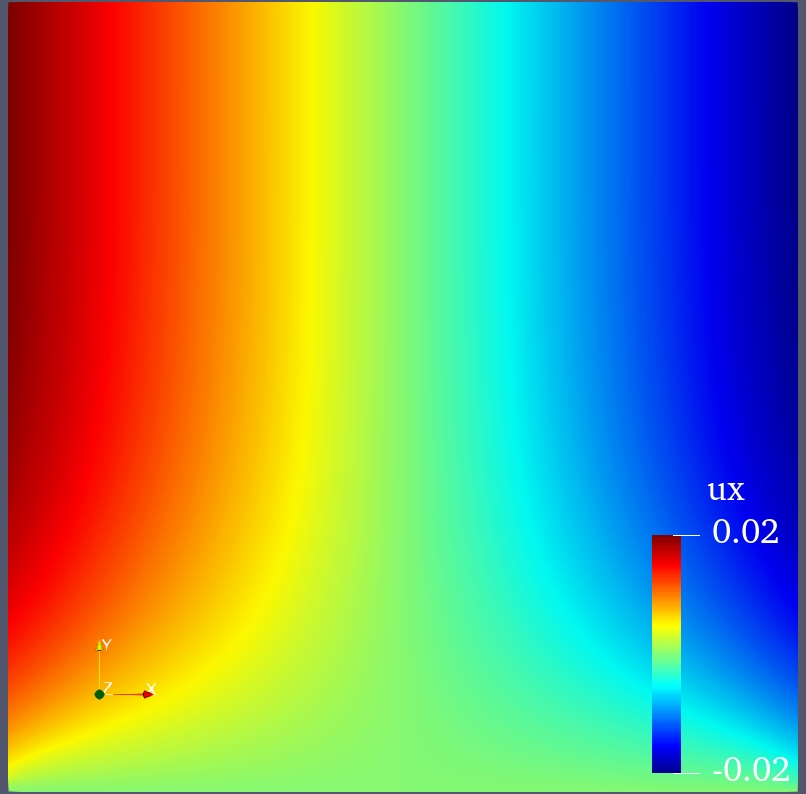
#> input picture examples/tutorial/step3-2d-ux.jpeg, 806 x 794 px
$ python Jpg2Geo.py ../tutorial/step3-2d-ux.jpeg
#> lines starting #> are read from the running program, lines starting #| are printed output that depends on the picture; long printed decimals are rounded
#!/usr/bin/env python3
'''
This script can read a 2D image and convert it into geo file
@Author: Yang Bai
@Date  : 2021.08.29
@Usage : Image2Mesh.py mypic.jpg -range 1.0 2.0
'''
import matplotlib.pyplot as plt
from scipy.interpolate import interpolate
import numpy as np
import sys

minval=250;maxval=256

Dx=0.1;Dy=0.1  # pixel size <----> mesh size

imgname=sys.argv[1]
print('************ start to read image ...')


iInd=0
for args in sys.argv:
    iInd+=1
    if '-range' in args:
        break
if len(sys.argv)>=iInd+2:
    if '-range' in sys.argv[iInd-1]:
        minval=float(sys.argv[iInd+1-1])
        maxval=float(sys.argv[iInd+2-1])

iInd=0
for args in sys.argv:
    iInd+=1
    if '-dx' in args:
        break
if len(sys.argv)>=iInd+1:
    if '-dx' in sys.argv[iInd-1]:
        Dx=float(sys.argv[iInd+1-1])
        Dy=Dx

img=plt.imread(imgname)
#> img is the input picture: shape (794, 806, 3); mean R, G, B 123.8, 149.5, 112.7
print('*** image file is:%s'%(imgname))
print('*** threashhold value is: [%f,%f]'%(minval,maxval))
print('*** mesh size=%f'%(Dx))

def rgb2gray(rgb):
    return np.dot(rgb[...,:3], [0.299, 0.587, 0.144])
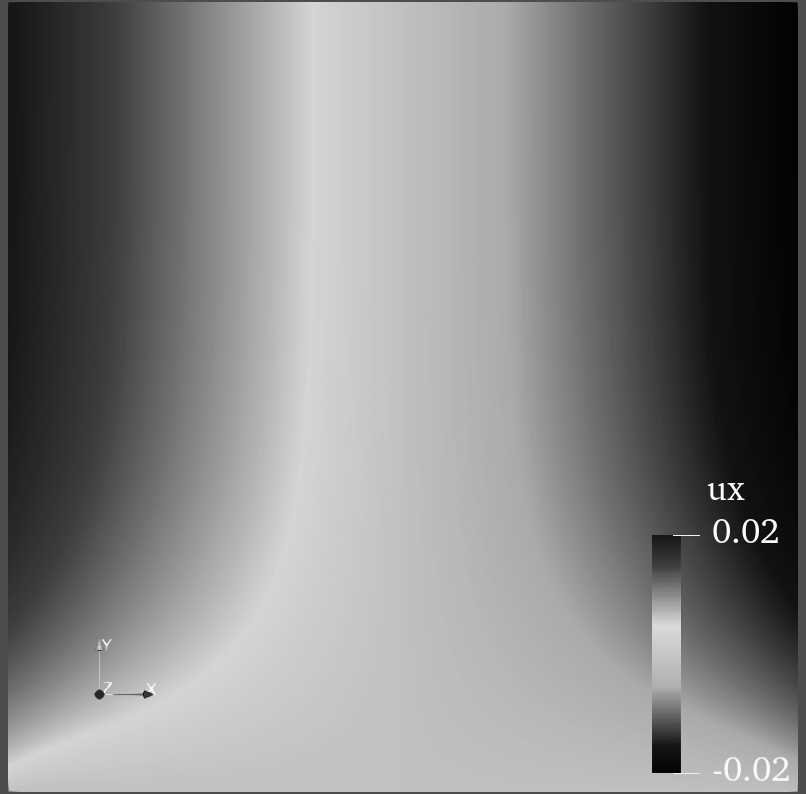
#> returned value: shape (794, 806) float64; min 17.02, max 261.2, mean 141; drawn with min black and max white

grayimg=rgb2gray(img)
print('*** image resolution=',np.shape(grayimg))
#| *** image resolution= (794, 806)

Nx=np.shape(grayimg)[0];Ny=np.shape(img)[1]
#> after `Nx = np.shape(grayimg)[0]`: Nx = 794
#> after `Ny = np.shape(img)[1]`: Ny = 806

gray1d=grayimg.ravel()
print('*** nx=%g,ny=%g'%(Nx,Ny))
#| *** nx=794,ny=806
print('*** image size=(%f,%f)'%((Ny+1)*Dx,(Nx+1)*Dy))
#| *** image size=(80.700,79.500)

Theta=-180.0/180.0*np.pi

X=np.zeros(Nx*Ny)
Y=np.zeros(Nx*Ny)
Value=np.zeros(Nx*Ny)
px=[];py=[];pv=[];tol=2.0e-2
for j in range(Ny):
    for i in range(Nx):
        x=i*Dx;y=j*Dy
        X[j*Nx+i]=y #x*np.cos(Theta)-y*np.sin(Theta)
        Y[j*Nx+i]=x #x*np.sin(Theta)+y*np.cos(Theta)
        Value[j*Nx+i]=grayimg[i,j]
        if grayimg[i,j]>=minval and grayimg[i,j]<=maxval:
            px.append(y)
            py.append(x)
            pv.append(grayimg[i,j])
#> after the loop, pv = 330 values, max 256 at index 110, min 250.1 at index 30, mean 253.6; px = 330 values from 10.4 to 78.7; py = 330 values, max 77.9 at index 125, min 48.3 at index 119, mean 65.42


plt.figure(1)
plt.imshow(grayimg,cmap = plt.get_cmap('gray'))

# plt.figure(2)
# plt.scatter(X,Y,Value)

plt.figure(3)
plt.scatter(px,py,pv)

px.append(0.0);py.append(0.0)
px.append((Ny+1)*Dx);py.append(0.0)
px.append((Ny+1)*Dx);py.append((Nx+1)*Dy)
px.append(0.0);py.append((Nx+1)*Dy)


filename=imgname[0:-4]+'.geo'
inp=open(filename,'w')
inp.write('SetFactory("OpenCASCADE");\n')
inp.write('dx=0.1;\n')
for i in range(len(px)):
    str='Point(%d)={%14.6e,%14.6e,0.0,dx};\n'%(i+1,px[i],py[i])
    inp.write(str)
inp.write('\n\n')

inp.close()

print('write result to %s'%(filename))


plt.show()
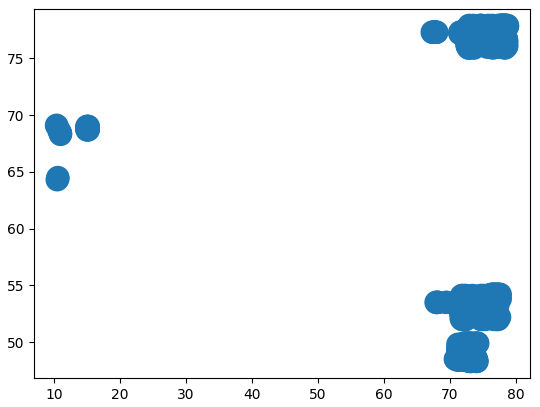
#> figure drawn by matplotlib, 1 panel

$ run again, on examples/tutorial/step3-2d-vonMises.jpeg
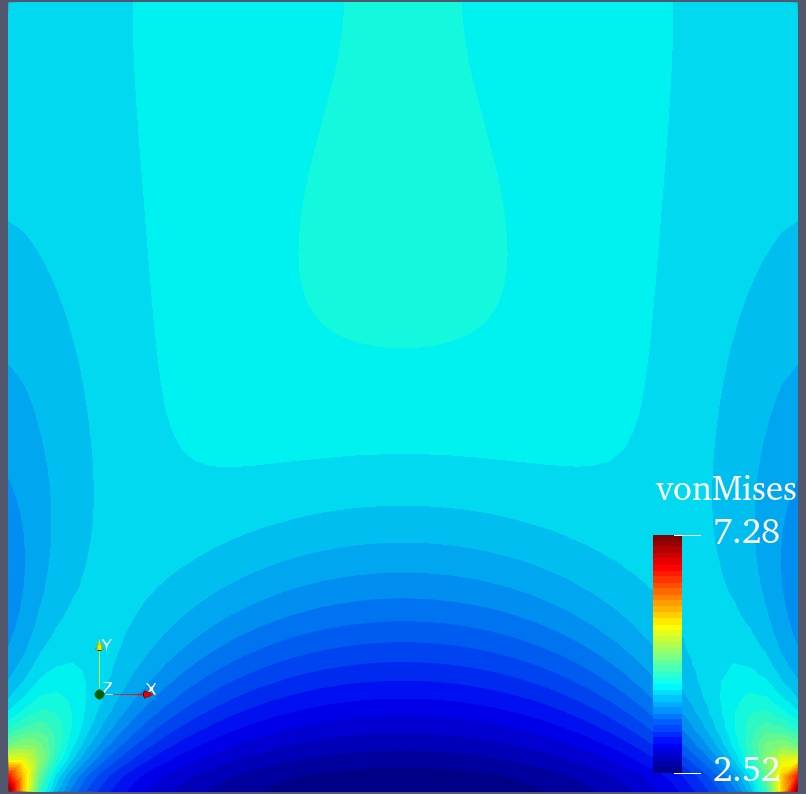
#> input picture examples/tutorial/step3-2d-vonMises.jpeg, 806 x 794 px
#> img is the input picture: shape (794, 806, 3); mean R, G, B 7.7, 191.5, 229.4
#> in rgb2gray, `return np.dot(rgb[...,:3], [0.299, 0.587, 0.144])`:
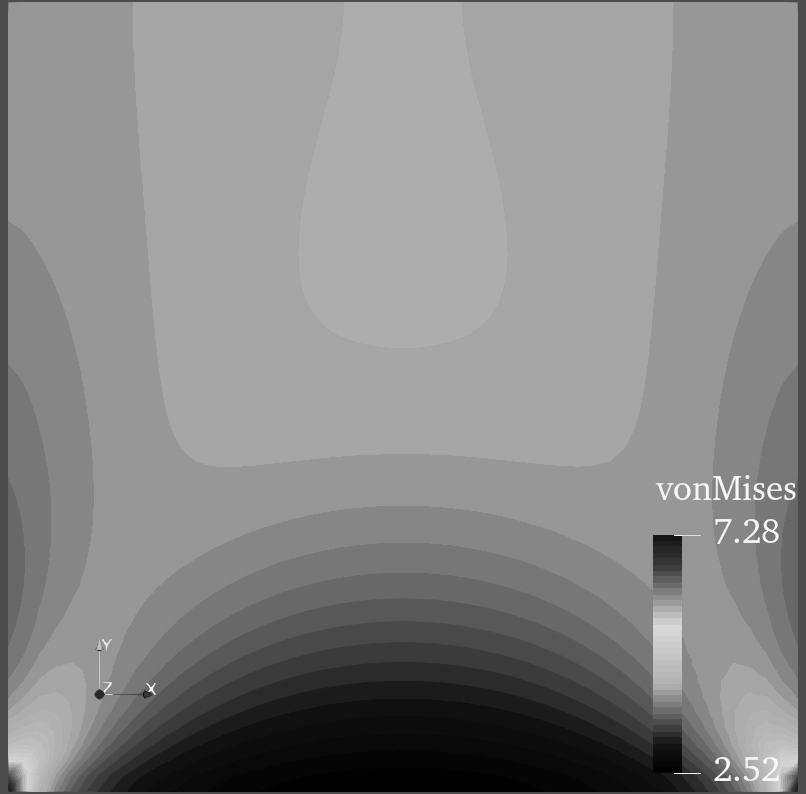
#> returned value: shape (794, 806) float64; min 17.73, max 261.8, mean 147.8; drawn with min black and max white
#| *** image resolution= (794, 806)
#| *** nx=794,ny=806
#| *** image size=(80.700,79.500)
#> after the loop `for j in range(Ny):`: pv = 579 values, max 255.9 at index 503, min 250 at index 491, mean 253.1; px = 579 values from 15 to 79.4; py = 579 values, max 78 at index 136, min 47.6 at index 137, mean 57.15
#> `plt.show()`:
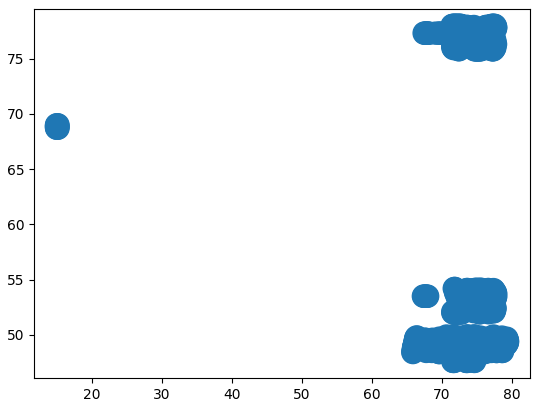
#> figure drawn by matplotlib, 1 panel
